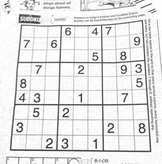
#> input picture fall_2020/hw3_release/sudoku.png, 162 x 164 px, shrunk from 558 x 563 before the run; the run also reads 1 picture not shown here
$ jupyter execute --allow-errors hw3.ipynb   (shell and % lines are left out)
#> lines starting #> are read from the running program, lines starting #| are printed output that depends on the picture
### fall_2020/hw3_release/panorama.py
"""
CS131 - Computer Vision: Foundations and Applications
Assignment 3
Author: Donsuk Lee (donlee90@stanford.edu)
Date created: 09/2017
Last modified: 09/27/2018
Python Version: 3.5+
"""

import numpy as np
from skimage import filters
from skimage.feature import corner_peaks
from skimage.util.shape import view_as_blocks
from scipy.spatial.distance import cdist
from scipy.ndimage.filters import convolve

from utils import pad, unpad, get_output_space, warp_image


def harris_corners(img, window_size=3, k=0.04):
    """
    Compute Harris corner response map. Follow the math equation
    R=Det(M)-k(Trace(M)^2).

    Hint:
        You may use the function scipy.ndimage.filters.convolve,
        which is already imported above.

    Args:
        img: Grayscale image of shape (H, W)
        window_size: size of the window function
        k: sensitivity parameter

    Returns:
        response: Harris response image of shape (H, W)
    """

    H, W = img.shape
    window = np.ones((window_size, window_size))

    response = np.zeros((H, W))

    dx = filters.sobel_v(img)
    dy = filters.sobel_h(img)

    ### YOUR CODE HERE
    dx = np.pad(dx, ((int(window_size/2), int(window_size/2)), (int(window_size/2), int(window_size/2))))
    dy = np.pad(dy, ((int(window_size/2), int(window_size/2)), (int(window_size/2), int(window_size/2))))
    for i in range(H):
        for j in range(W):
            M = np.zeros((2, 2))
            for m in range(window_size):
                for l in range(window_size):
                    dX = dx[i + m][j + l]**2
                    dY = dy[i + m][j + l]**2
                    dXdY = dx[i + m][j + l] * dy[i + m][j + l]
                    I = np.array([[dX, dXdY], [dXdY, dY]])
                    M += window[m][l] * I
            response[i][j] = np.linalg.det(M) - k * (np.trace(M))**2
    ### END YOUR CODE

    return response


def simple_descriptor(patch):
    """
    Describe the patch by normalizing the image values into a standard
    normal distribution (having mean of 0 and standard deviation of 1)
    and then flattening into a 1D array.

    The normalization will make the descriptor more robust to change
    in lighting condition.

    Hint:
        In this case of normalization, if a denominator is zero, divide by 1 instead.

    Args:
        patch: grayscale image patch of shape (H, W)

    Returns:
        feature: 1D array of shape (H * W)
    """
    patch -= np.mean(patch)
    std = np.std(patch)
    if std == 0:
        std = 1
    patch /= std
    feature = patch.flatten()
    ### END YOUR CODE
    return feature


def describe_keypoints(image, keypoints, desc_func, patch_size=16):
    """
    Args:
        image: grayscale image of shape (H, W)
        keypoints: 2D array containing a keypoint (y, x) in each row
        desc_func: function that takes in an image patch and outputs
            a 1D feature vector describing the patch
        patch_size: size of a square patch at each keypoint

    Returns:
        desc: array of features describing the keypoints
    """

    image.astype(np.float32)
    desc = []

    for i, kp in enumerate(keypoints):
        y, x = kp
        patch = image[y-(patch_size//2):y+((patch_size+1)//2),
                      x-(patch_size//2):x+((patch_size+1)//2)]
        desc.append(desc_func(patch))
    return np.array(desc)


def match_descriptors(desc1, desc2, threshold=0.5):
    """
    Match the feature descriptors by finding distances between them. A match is formed
    when the distance to the closest vector is much smaller than the distance to the
    second-closest, that is, the ratio of the distances should be strictly smaller
    than the threshold (not equal to). Return the matches as pairs of vector indices.

    Hint:
        The Numpy functions np.sort, np.argmin, np.asarray might be useful

        The Scipy function cdist calculates Euclidean distance between all
        pairs of inputs
    Args:
        desc1: an array of shape (M, P) holding descriptors of size P about M keypoints
        desc2: an array of shape (N, P) holding descriptors of size P about N keypoints

    Returns:
        matches: an array of shape (Q, 2) where each row holds the indices of one pair
        of matching descriptors
    """
    matches = []
    M = desc1.shape[0]
    dists = cdist(desc1, desc2)

    ### YOUR CODE HERE
    for i in range(len(dists)):
        sortedArr = np.sort(dists[i])
        if sortedArr[0] / sortedArr[1] < threshold:
            matches.append((i, np.argmin(dists[i])))
    matches = np.asarray(matches)
    ### END YOUR CODE

    return matches


def fit_affine_matrix(p1, p2):
    """
    Fit affine matrix such that p2 * H = p1. First, pad the descriptor vectors
    with a 1 using pad() to convert to homogeneous coordinates, then return
    the least squares fit affine matrix in homogeneous coordinates.

    Hint:
        You can use np.linalg.lstsq function to solve the problem.

        Explicitly specify np.linalg.lstsq's new default parameter rcond=None
        to suppress deprecation warnings, and match the autograder.

    Args:
        p1: an array of shape (M, P) holding descriptors of size P about M keypoints
        p2: an array of shape (M, P) holding descriptors of size P about M keypoints

    Return:
        H: a matrix of shape (P+1, P+1) that transforms p2 to p1 in homogeneous
        coordinates
    """

    assert (p1.shape[0] == p2.shape[0]),\
        'Different number of points in p1 and p2'
    p1 = pad(p1)
    p2 = pad(p2)

    ### YOUR CODE HERE
    H = np.linalg.lstsq(p2, p1, rcond=None)
    H = H[0]
    ### END YOUR CODE

    # Sometimes numerical issues cause least-squares to produce the last
    # column which is not exactly [0, 0, 1]
    H[:,2] = np.array([0, 0, 1])
    return H


def ransac(keypoints1, keypoints2, matches, n_iters=200, threshold=20):
    """
    Use RANSAC to find a robust affine transformation:

        1. Select random set of matches
        2. Compute affine transformation matrix
        3. Compute inliers via Euclidean distance
        4. Keep the largest set of inliers
        5. Re-compute least-squares estimate on all of the inliers

    Update max_inliers as a boolean array where True represents the keypoint
    at this index is an inlier, while False represents that it is not an inlier.

    Hint:
        You can use np.linalg.lstsq function to solve the problem.

        Explicitly specify np.linalg.lstsq's new default parameter rcond=None
        to suppress deprecation warnings, and match the autograder.

        You can compute elementwise boolean operations between two numpy arrays,
        and use boolean arrays to select array elements by index:
        https://numpy.org/doc/stable/reference/arrays.indexing.html#boolean-array-indexing

    Args:
        keypoints1: M1 x 2 matrix, each row is a point
        keypoints2: M2 x 2 matrix, each row is a point
        matches: N x 2 matrix, each row represents a match
            [index of keypoint1, index of keypoint 2]
        n_iters: the number of iterations RANSAC will run
        threshold: the number of threshold to find inliers

    Returns:
        H: a robust estimation of affine transformation from keypoints2 to
        keypoints 1
    """
    # Copy matches array, to avoid overwriting it
    orig_matches = matches.copy()
    matches = matches.copy()

    N = matches.shape[0]
    print(N)
    n_samples = int(N * 0.2)

    matched1 = pad(keypoints1[matches[:,0]])
    matched2 = pad(keypoints2[matches[:,1]])

    max_inliers = np.zeros(N, dtype=bool)
    n_inliers = 0

    # RANSAC iteration start

    # Note: while there're many ways to do random sampling, please use `np.random.shuffle()`
    # followed by slicing out the first `n_samples` matches here in order to align with the auto-grader.

    ### YOUR CODE HERE

    for n in range(n_iters):
        # Randomly sample n_sample points
        np.random.shuffle(matches)
        samples = matches[:n_samples]
        sample1 = pad(keypoints1[samples[:,0]])
        sample2 = pad(keypoints2[samples[:,1]])
        print(sample1.shape)
        M = np.linalg.lstsq(sample2, sample1, rcond=None)
        M = M[0]
        trans2 = np.matmul(sample2, M)
        dists = cdist(sample1, trans2)
        for i in range(len(dists)):
            curr_inliers = 0
            inliers = np.zeros(N, dtype=bool)
            for j in range(len(dists[i])):
                if dists[i][j] < threshold:
                    inliers[j] = True
                    curr_inliers += 1
                else:
                    inliers[j] = False
            if curr_inliers > n_inliers:
                max_inliers = inliers
                n_inliers = curr_inliers

    for i in range(len(max_inliers)):
        if max_inliers[i] == False:
            matched1[i] = 0
            matched2[i] = 0

    H = np.linalg.lstsq(matched2, matched1, rcond=None)

    ### END YOUR CODE
    print(H)
    return H, orig_matches[max_inliers]


def hog_descriptor(patch, pixels_per_cell=(8,8)):
    """
    Generating hog descriptor by the following steps:

    1. Compute the gradient image in x and y directions (already done for you)
    2. Compute gradient histograms for each cell
    3. Flatten block of histograms into a 1D feature vector
        Here, we treat the entire patch of histograms as our block
    4. Normalize flattened block by L2 norm
        Normalization makes the descriptor more robust to lighting variations

    Args:
        patch: grayscale image patch of shape (H, W)
        pixels_per_cell: size of a cell with shape (M, N)

    Returns:
        block: 1D patch descriptor array of shape ((H*W*n_bins)/(M*N))
    """
    assert (patch.shape[0] % pixels_per_cell[0] == 0),\
                'Heights of patch and cell do not match'
    assert (patch.shape[1] % pixels_per_cell[1] == 0),\
                'Widths of patch and cell do not match'

    n_bins = 9
    degrees_per_bin = 180 // n_bins

    Gx = filters.sobel_v(patch)
    Gy = filters.sobel_h(patch)

    # Unsigned gradients
    G = np.sqrt(Gx**2 + Gy**2)
    theta = (np.arctan2(Gy, Gx) * 180 / np.pi) % 180

    # Group entries of G and theta into cells of shape pixels_per_cell, (M, N)
    #   G_cells.shape = theta_cells.shape = (H//M, W//N)
    #   G_cells[0, 0].shape = theta_cells[0, 0].shape = (M, N)
    G_cells = view_as_blocks(G, block_shape=pixels_per_cell)
    theta_cells = view_as_blocks(theta, block_shape=pixels_per_cell)
    rows = G_cells.shape[0]
    cols = G_cells.shape[1]

    # For each cell, keep track of gradient histrogram of size n_bins
    cells = np.zeros((rows, cols, n_bins))

    # Compute histogram per cell
    ### YOUR CODE HERE
    for i in range(len(cells)):
        for j in range(len(cells[0])):
            # take patch and carve into 8x8 chunks (need another for loop). g for whole patch, g_cells[i][j] contains all cells (at i,j contains block we want). must index into g_cells[i][j][i][j] to get each pixel
            #4 for loops total
            histogram = []
            gradient = G[i][j]
            t = theta[i][j]

    ### YOUR CODE HERE

    return block


# [75 lines left out: functions linear_blend, stitch_multiple_images, not called in this run]

### fall_2020/hw3_release/utils.py
import numpy as np
from scipy.ndimage import affine_transform

# Functions to convert points to homogeneous coordinates and back
pad = lambda x: np.hstack([x, np.ones((x.shape[0], 1))])
unpad = lambda x: x[:,:-1]

def plot_matches(ax, image1, image2, keypoints1, keypoints2, matches,
                 keypoints_color='k', matches_color=None, only_matches=False):
    """Plot matched features.
    Parameters
    ----------
    ax : matplotlib.axes.Axes
        Matches and image are drawn in this ax.
    image1 : (N, M [, 3]) array
        First grayscale or color image.
    image2 : (N, M [, 3]) array
        Second grayscale or color image.
    keypoints1 : (K1, 2) array
        First keypoint coordinates as ``(row, col)``.
    keypoints2 : (K2, 2) array
        Second keypoint coordinates as ``(row, col)``.
    matches : (Q, 2) array
        Indices of corresponding matches in first and second set of
        descriptors, where ``matches[:, 0]`` denote the indices in the first
        and ``matches[:, 1]`` the indices in the second set of descriptors.
    keypoints_color : matplotlib color, optional
        Color for keypoint locations.
    matches_color : matplotlib color, optional
        Color for lines which connect keypoint matches. By default the
        color is chosen randomly.
    only_matches : bool, optional
        Whether to only plot matches and not plot the keypoint locations.
    """

    image1.astype(np.float32)
    image2.astype(np.float32)

    new_shape1 = list(image1.shape)
    new_shape2 = list(image2.shape)

    if image1.shape[0] < image2.shape[0]:
        new_shape1[0] = image2.shape[0]
    elif image1.shape[0] > image2.shape[0]:
        new_shape2[0] = image1.shape[0]

    if image1.shape[1] < image2.shape[1]:
        new_shape1[1] = image2.shape[1]
    elif image1.shape[1] > image2.shape[1]:
        new_shape2[1] = image1.shape[1]

    if new_shape1 != image1.shape:
        new_image1 = np.zeros(new_shape1, dtype=image1.dtype)
        new_image1[:image1.shape[0], :image1.shape[1]] = image1
        image1 = new_image1

    if new_shape2 != image2.shape:
        new_image2 = np.zeros(new_shape2, dtype=image2.dtype)
        new_image2[:image2.shape[0], :image2.shape[1]] = image2
        image2 = new_image2

    image = np.concatenate([image1, image2], axis=1)

    offset = image1.shape

    if not only_matches:
        ax.scatter(keypoints1[:, 1], keypoints1[:, 0],
                   facecolors='none', edgecolors=keypoints_color)
        ax.scatter(keypoints2[:, 1] + offset[1], keypoints2[:, 0],
                   facecolors='none', edgecolors=keypoints_color)

    ax.imshow(image, interpolation='nearest', cmap='gray')
    ax.axis((0, 2 * offset[1], offset[0], 0))

    for i in range(matches.shape[0]):
        idx1 = matches[i, 0]
        idx2 = matches[i, 1]

        if matches_color is None:
            color = np.random.rand(3)
        else:
            color = matches_color

        ax.plot((keypoints1[idx1, 1], keypoints2[idx2, 1] + offset[1]),
                (keypoints1[idx1, 0], keypoints2[idx2, 0]),
'-', color=color)


def get_output_space(img_ref, imgs, transforms):
    """
    Args:
        img_ref: reference image
        imgs: images to be transformed
        transforms: list of affine transformation matrices. transforms[i] maps
            points in imgs[i] to the points in img_ref
    Returns:
        output_shape
    """

    assert (len(imgs) == len(transforms))

    r, c = img_ref.shape
    corners = np.array([[0, 0], [r, 0], [0, c], [r, c]])
    all_corners = [corners]

    for i in range(len(imgs)):
        r, c = imgs[i].shape
        H = transforms[i]
        corners = np.array([[0, 0], [r, 0], [0, c], [r, c]])
        warped_corners = corners.dot(H[:2,:2]) + H[2,:2]
        all_corners.append(warped_corners)

    # Find the extents of both the reference image and the warped
    # target image
    all_corners = np.vstack(all_corners)

    # The overall output shape will be max - min
    corner_min = np.min(all_corners, axis=0)
    corner_max = np.max(all_corners, axis=0)
    output_shape = (corner_max - corner_min)

    # Ensure integer shape with np.ceil and dtype conversion
    output_shape = np.ceil(output_shape).astype(int)
    offset = corner_min

    return output_shape, offset

def warp_image(img, H, output_shape, offset):

    # Note about affine_transfomr function:
    # Given an output image pixel index vector o,
    # the pixel value is determined from the input image at position
    # np.dot(matrix,o) + offset.
    Hinv = np.linalg.inv(H)
    m = Hinv.T[:2,:2]
    b = Hinv.T[:2,2]
    img_warped = affine_transform(img.astype(np.float32),
                                  m, b+offset,
                                  output_shape,
                                  cval=-1)

    return img_warped

### fall_2020/hw3_release/hw3.ipynb
# Homework 3

This assignment covers the Harris corner detector, RANSAC and the HOG descriptor for panorama stitching.

[cell 1]
from __future__ import print_function

# Setup
import numpy as np
from skimage import filters
from skimage.feature import corner_peaks
from skimage.io import imread
import matplotlib.pyplot as plt
from time import time

plt.rcParams['figure.figsize'] = (15.0, 12.0) # set default size of plots
plt.rcParams['image.interpolation'] = 'nearest'
plt.rcParams['image.cmap'] = 'gray'

# for auto-reloading extenrnal modules

## Introduction: Panorama Stitching
Panorama stitching is an early success of computer vision. Matthew Brown and David G. Lowe published a famous [panoramic image stitching paper](http://matthewalunbrown.com/papers/ijcv2007.pdf) in 2007. Since then, automatic panorama stitching technology has been widely adopted in many applications such as Google Street View, panorama photos on smartphones,
and stitching software such as Photosynth and AutoStitch.

In this assignment, we will detect and match keypoints from multiple images to build a single panoramic image. This will involve several tasks:
1. Use Harris corner detector to find keypoints.
2. Build a descriptor to describe each point in an image. <br>
   Compare two sets of descriptors coming from two different images and find matching keypoints.
3. Given a list of matching keypoints, use least-squares method to find the affine transformation matrix that maps points in one image to another.
4. Use RANSAC to give a more robust estimate of affine transformation matrix. <br>
   Given the transformation matrix, use it to transform the second image and overlay it on the first image, forming a panorama.
5. Implement a different descriptor (HOG descriptor) and get another stitching result.

There's a lot of material to get hands-on with so we recommend starting early!

## Part 1 Harris Corner Detector (20 points)

In this section, you are going to implement Harris corner detector for keypoint localization. Review the lecture slides on Harris corner detector to understand how it works. The Harris detection algorithm can be divide into the following steps:
1. Compute $x$ and $y$ derivatives ($I_x, I_y$) of an image
2. Compute products of derivatives ($I_x^2, I_y^2, I_{xy}$) at each pixel
3. Compute matrix $M$ at each pixel, where
$$
M = \sum_{x,y} w(x,y)
    \begin{bmatrix}
        I_{x}^2 & I_{x}I_{y} \\
        I_{x}I_{y} & I_{y}^2
    \end{bmatrix}
$$
4. Compute corner response $R=Det(M)-k(Trace(M)^2)$ at each pixel
5. Output corner response map $R(x,y)$

Step 1 is already done for you in the function **`harris_corners`** in `panorama.py`. We used the [Sobel Operator](https://en.wikipedia.org/wiki/Sobel_operator), which computes smoothed gradients at each pixel in the x and y direction. See skimage documentation for [sobel_v](https://scikit-image.org/docs/dev/api/skimage.filters.html#sobel-v) and [sobel_h](https://scikit-image.org/docs/dev/api/skimage.filters.html#sobel-h) for more information on the sobel kernels and operators.

For step 3, we've created a uniform window function w for you in the starter code.

Complete the function implementation of **`harris_corners`** and run the code below.

*-Hint: You may use the function `scipy.ndimage.filters.convolve`, which is already imported in `panoramy.py`*

[cell 2]
from panorama import harris_corners

img = imread('sudoku.png', as_gray=True)
#> img is the input picture: shape (164, 162) float64; min 0.169, max 1, mean 0.898

# Compute Harris corner response
response = harris_corners(img)
#> in harris_corners, `dy = np.pad(dy, ((int(window_size/2), int(window_size/2)), (int(window..`:
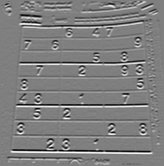
#> dy: shape (166, 164) float64; min -0.77, max 0.77, mean 0.00031; drawn with min black and max white
#> after the loop in harris_corners, `for i in range(H):`:
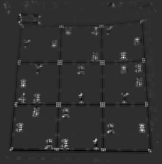
#> response: shape (164, 162) float64; min -0.49, max 2.19, mean 0.0151; drawn with min black and max white

# Display corner response
plt.subplot(1,2,1)
plt.imshow(response)
plt.axis('off')
plt.title('Harris Corner Response')

plt.subplot(1,2,2)
plt.imshow(imread('solution_harris.png', as_gray=True))
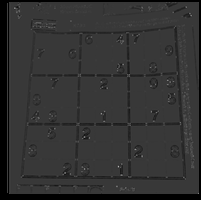
#> input picture fall_2020/hw3_release/solution_harris.png, 201 x 200 px, shrunk from 690 x 687 before the run
plt.axis('off')
plt.title('Harris Corner Solution')

plt.show()

Once you implement the Harris detector correctly, you will be able to see small bright blobs around the corners of the sudoku grids and letters in the output corner response image. The function `corner_peaks` from `skimage.feature` performs non-maximum suppression to take local maxima of the response map and localize keypoints.

[cell 3]
# Perform non-maximum suppression in response map
# and output corner coordiantes
corners = corner_peaks(response, threshold_rel=0.01)
#> corners = 410 pairs, first value 1 to 162, second value 5 to 157

# Display detected corners
plt.subplot(1,2,1)
plt.imshow(img)
plt.scatter(corners[:,1], corners[:,0], marker='x')
plt.axis('off')
plt.title('Detected Corners')

plt.subplot(1,2,2)
plt.imshow(imread('solution_detected_corners.png'))
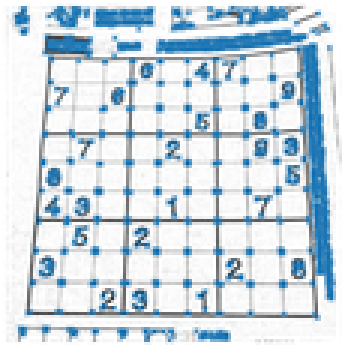
#> input picture fall_2020/hw3_release/solution_detected_corners.png, 115 x 116 px, shrunk from 394 x 398 before the run (shown 3 times larger)
plt.axis('off')
plt.title('Detected Corners Solution')

plt.show()
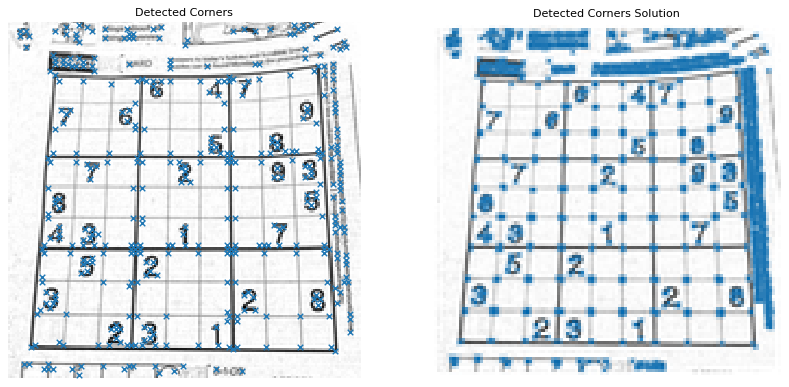
#> figure drawn by matplotlib, 2 panels

## Part 2 Describing and Matching Keypoints (20 points)

We are now able to localize keypoints in two images by running the Harris corner detector independently on them. Next question is, how do we determine which pair of keypoints come from corresponding locations in those two images? In order to *match* the detected keypoints, we must come up with a way to *describe* the keypoints based on their local appearance. Generally, each region around detected keypoint locations is converted into  a fixed-size vectors called *descriptors*.

### Part 2.1 Creating Descriptors (10 points)

In this section, you are going to implement the **`simple_descriptor`** function, where each keypoint is described by the normalized intensity of a small patch around it.

[cell 4]
from panorama import harris_corners

img1 = imread('uttower1.jpg', as_gray=True)
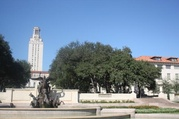
#> input picture fall_2020/hw3_release/uttower1.jpg, 179 x 119 px, shrunk from 615 x 410 before the run
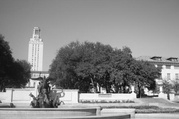
#> img1: shape (119, 179) float64; min 0.0154, max 0.999, mean 0.539
img2 = imread('uttower2.jpg', as_gray=True)
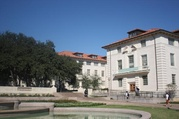
#> input picture fall_2020/hw3_release/uttower2.jpg, 179 x 119 px, shrunk from 615 x 410 before the run
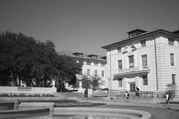
#> img2: shape (119, 179) float64; min 0.0195, max 0.974, mean 0.461

# Detect keypoints in two images
keypoints1 = corner_peaks(harris_corners(img1, window_size=3),
                          threshold_rel=0.05,
                          exclude_border=8)
#> call 2 of harris_corners, with window_size = 3, k = 0.04
#> in harris_corners (call 2), `dy = np.pad(dy, ((int(window_size/2), int(window_size/2)), (int(window..`:
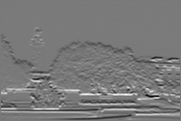
#> dy: shape (121, 181) float64; min -0.827, max 0.907, mean 0.00131; drawn with min black and max white
#> (the rest of the program and of its run is left out)
